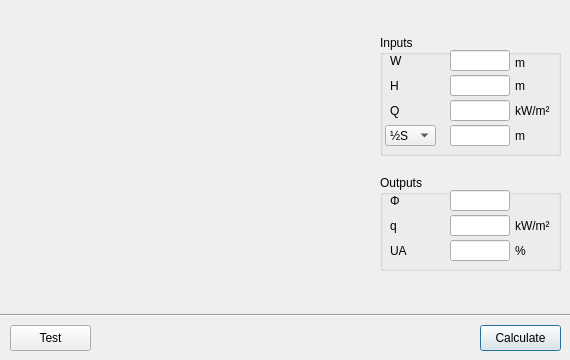
<?xml version="1.0" encoding="UTF-8"?>
<ui version="4.0">
 <class>Dialog</class>
 <widget class="QDialog" name="Dialog">
  <property name="geometry">
   <rect>
    <x>0</x>
    <y>0</y>
    <width>570</width>
    <height>360</height>
   </rect>
  </property>
  <property name="windowTitle">
   <string>BR 187 Thermal Radiation Calculator (Perpendicular)</string>
  </property>
  <widget class="QGroupBox" name="groupBox_2">
   <property name="geometry">
    <rect>
     <x>380</x>
     <y>175</y>
     <width>181</width>
     <height>96</height>
    </rect>
   </property>
   <property name="title">
    <string>Outputs</string>
   </property>
   <widget class="QLineEdit" name="lineEdit_out_Phi">
    <property name="geometry">
     <rect>
      <x>70</x>
      <y>15</y>
      <width>60</width>
      <height>21</height>
     </rect>
    </property>
    <property name="sizePolicy">
     <sizepolicy hsizetype="Fixed" vsizetype="Fixed">
      <horstretch>0</horstretch>
      <verstretch>0</verstretch>
     </sizepolicy>
    </property>
    <property name="minimumSize">
     <size>
      <width>0</width>
      <height>0</height>
     </size>
    </property>
    <property name="maximumSize">
     <size>
      <width>60</width>
      <height>16777215</height>
     </size>
    </property>
   </widget>
   <widget class="QLineEdit" name="lineEdit_out_q">
    <property name="geometry">
     <rect>
      <x>70</x>
      <y>40</y>
      <width>60</width>
      <height>21</height>
     </rect>
    </property>
    <property name="sizePolicy">
     <sizepolicy hsizetype="Fixed" vsizetype="Fixed">
      <horstretch>0</horstretch>
      <verstretch>0</verstretch>
     </sizepolicy>
    </property>
    <property name="minimumSize">
     <size>
      <width>0</width>
      <height>0</height>
     </size>
    </property>
    <property name="maximumSize">
     <size>
      <width>60</width>
      <height>16777215</height>
     </size>
    </property>
   </widget>
   <widget class="QLineEdit" name="lineEdit_out_S_or_UA">
    <property name="geometry">
     <rect>
      <x>70</x>
      <y>65</y>
      <width>60</width>
      <height>21</height>
     </rect>
    </property>
    <property name="sizePolicy">
     <sizepolicy hsizetype="Fixed" vsizetype="Fixed">
      <horstretch>0</horstretch>
      <verstretch>0</verstretch>
     </sizepolicy>
    </property>
    <property name="minimumSize">
     <size>
      <width>0</width>
      <height>0</height>
     </size>
    </property>
    <property name="maximumSize">
     <size>
      <width>60</width>
      <height>16777215</height>
     </size>
    </property>
   </widget>
   <widget class="QLabel" name="label_11">
    <property name="geometry">
     <rect>
      <x>10</x>
      <y>15</y>
      <width>40</width>
      <height>21</height>
     </rect>
    </property>
    <property name="sizePolicy">
     <sizepolicy hsizetype="Fixed" vsizetype="Fixed">
      <horstretch>0</horstretch>
      <verstretch>0</verstretch>
     </sizepolicy>
    </property>
    <property name="minimumSize">
     <size>
      <width>40</width>
      <height>0</height>
     </size>
    </property>
    <property name="maximumSize">
     <size>
      <width>40</width>
      <height>16777215</height>
     </size>
    </property>
    <property name="toolTip">
     <string>Solved view factor</string>
    </property>
    <property name="text">
     <string>Φ</string>
    </property>
   </widget>
   <widget class="QLabel" name="label_12">
    <property name="geometry">
     <rect>
      <x>10</x>
      <y>40</y>
      <width>40</width>
      <height>21</height>
     </rect>
    </property>
    <property name="sizePolicy">
     <sizepolicy hsizetype="Fixed" vsizetype="Fixed">
      <horstretch>0</horstretch>
      <verstretch>0</verstretch>
     </sizepolicy>
    </property>
    <property name="minimumSize">
     <size>
      <width>20</width>
      <height>0</height>
     </size>
    </property>
    <property name="maximumSize">
     <size>
      <width>40</width>
      <height>16777215</height>
     </size>
    </property>
    <property name="toolTip">
     <string>Solved heat flux at receiver surface 100 % unprotected.</string>
    </property>
    <property name="text">
     <string>q</string>
    </property>
   </widget>
   <widget class="QLabel" name="label_out_S_or_UA">
    <property name="geometry">
     <rect>
      <x>10</x>
      <y>65</y>
      <width>40</width>
      <height>21</height>
     </rect>
    </property>
    <property name="sizePolicy">
     <sizepolicy hsizetype="Fixed" vsizetype="Fixed">
      <horstretch>0</horstretch>
      <verstretch>0</verstretch>
     </sizepolicy>
    </property>
    <property name="minimumSize">
     <size>
      <width>20</width>
      <height>0</height>
     </size>
    </property>
    <property name="maximumSize">
     <size>
      <width>40</width>
      <height>16777215</height>
     </size>
    </property>
    <property name="toolTip">
     <string>Solved maximum permissible unprotected area</string>
    </property>
    <property name="text">
     <string>UA</string>
    </property>
   </widget>
   <widget class="QLabel" name="label_25">
    <property name="geometry">
     <rect>
      <x>135</x>
      <y>40</y>
      <width>50</width>
      <height>21</height>
     </rect>
    </property>
    <property name="text">
     <string>kW/m²</string>
    </property>
   </widget>
   <widget class="QLabel" name="label_out_unit_S_or_UA">
    <property name="geometry">
     <rect>
      <x>135</x>
      <y>65</y>
      <width>50</width>
      <height>21</height>
     </rect>
    </property>
    <property name="text">
     <string>%</string>
    </property>
   </widget>
  </widget>
  <widget class="QGroupBox" name="groupBox">
   <property name="geometry">
    <rect>
     <x>380</x>
     <y>35</y>
     <width>181</width>
     <height>121</height>
    </rect>
   </property>
   <property name="title">
    <string>Inputs</string>
   </property>
   <widget class="QLabel" name="label_unit_S_or_UA">
    <property name="geometry">
     <rect>
      <x>135</x>
      <y>90</y>
      <width>40</width>
      <height>21</height>
     </rect>
    </property>
    <property name="minimumSize">
     <size>
      <width>0</width>
      <height>0</height>
     </size>
    </property>
    <property name="maximumSize">
     <size>
      <width>16777215</width>
      <height>16777215</height>
     </size>
    </property>
    <property name="text">
     <string>m</string>
    </property>
   </widget>
   <widget class="QLabel" name="label_34">
    <property name="geometry">
     <rect>
      <x>135</x>
      <y>65</y>
      <width>40</width>
      <height>21</height>
     </rect>
    </property>
    <property name="minimumSize">
     <size>
      <width>0</width>
      <height>0</height>
     </size>
    </property>
    <property name="maximumSize">
     <size>
      <width>16777215</width>
      <height>16777215</height>
     </size>
    </property>
    <property name="text">
     <string>kW/m²</string>
    </property>
   </widget>
   <widget class="QLabel" name="label_33">
    <property name="geometry">
     <rect>
      <x>135</x>
      <y>40</y>
      <width>40</width>
      <height>21</height>
     </rect>
    </property>
    <property name="minimumSize">
     <size>
      <width>0</width>
      <height>0</height>
     </size>
    </property>
    <property name="maximumSize">
     <size>
      <width>16777215</width>
      <height>16777215</height>
     </size>
    </property>
    <property name="text">
     <string>m</string>
    </property>
   </widget>
   <widget class="QLabel" name="label_32">
    <property name="geometry">
     <rect>
      <x>135</x>
      <y>20</y>
      <width>40</width>
      <height>16</height>
     </rect>
    </property>
    <property name="minimumSize">
     <size>
      <width>0</width>
      <height>0</height>
     </size>
    </property>
    <property name="maximumSize">
     <size>
      <width>16777215</width>
      <height>16777215</height>
     </size>
    </property>
    <property name="text">
     <string>m</string>
    </property>
   </widget>
   <widget class="QLineEdit" name="lineEdit_W">
    <property name="geometry">
     <rect>
      <x>70</x>
      <y>15</y>
      <width>60</width>
      <height>21</height>
     </rect>
    </property>
    <property name="sizePolicy">
     <sizepolicy hsizetype="Fixed" vsizetype="Fixed">
      <horstretch>0</horstretch>
      <verstretch>0</verstretch>
     </sizepolicy>
    </property>
    <property name="minimumSize">
     <size>
      <width>0</width>
      <height>0</height>
     </size>
    </property>
    <property name="maximumSize">
     <size>
      <width>60</width>
      <height>16777215</height>
     </size>
    </property>
    <property name="baseSize">
     <size>
      <width>0</width>
      <height>0</height>
     </size>
    </property>
   </widget>
   <widget class="QLineEdit" name="lineEdit_H">
    <property name="geometry">
     <rect>
      <x>70</x>
      <y>40</y>
      <width>60</width>
      <height>21</height>
     </rect>
    </property>
    <property name="sizePolicy">
     <sizepolicy hsizetype="Fixed" vsizetype="Fixed">
      <horstretch>0</horstretch>
      <verstretch>0</verstretch>
     </sizepolicy>
    </property>
    <property name="minimumSize">
     <size>
      <width>0</width>
      <height>0</height>
     </size>
    </property>
    <property name="maximumSize">
     <size>
      <width>60</width>
      <height>16777215</height>
     </size>
    </property>
    <property name="baseSize">
     <size>
      <width>0</width>
      <height>0</height>
     </size>
    </property>
   </widget>
   <widget class="QLineEdit" name="lineEdit_S_or_UA">
    <property name="geometry">
     <rect>
      <x>70</x>
      <y>90</y>
      <width>60</width>
      <height>21</height>
     </rect>
    </property>
    <property name="sizePolicy">
     <sizepolicy hsizetype="Fixed" vsizetype="Fixed">
      <horstretch>0</horstretch>
      <verstretch>0</verstretch>
     </sizepolicy>
    </property>
    <property name="minimumSize">
     <size>
      <width>0</width>
      <height>0</height>
     </size>
    </property>
    <property name="maximumSize">
     <size>
      <width>60</width>
      <height>16777215</height>
     </size>
    </property>
    <property name="baseSize">
     <size>
      <width>0</width>
      <height>0</height>
     </size>
    </property>
   </widget>
   <widget class="QLineEdit" name="lineEdit_Q">
    <property name="geometry">
     <rect>
      <x>70</x>
      <y>65</y>
      <width>60</width>
      <height>21</height>
     </rect>
    </property>
    <property name="sizePolicy">
     <sizepolicy hsizetype="Fixed" vsizetype="Fixed">
      <horstretch>0</horstretch>
      <verstretch>0</verstretch>
     </sizepolicy>
    </property>
    <property name="minimumSize">
     <size>
      <width>0</width>
      <height>0</height>
     </size>
    </property>
    <property name="maximumSize">
     <size>
      <width>60</width>
      <height>16777215</height>
     </size>
    </property>
    <property name="baseSize">
     <size>
      <width>0</width>
      <height>0</height>
     </size>
    </property>
   </widget>
   <widget class="QComboBox" name="comboBox_S_or_UA">
    <property name="geometry">
     <rect>
      <x>5</x>
      <y>90</y>
      <width>51</width>
      <height>21</height>
     </rect>
    </property>
    <property name="sizePolicy">
     <sizepolicy hsizetype="Preferred" vsizetype="Preferred">
      <horstretch>0</horstretch>
      <verstretch>0</verstretch>
     </sizepolicy>
    </property>
    <property name="minimumSize">
     <size>
      <width>0</width>
      <height>0</height>
     </size>
    </property>
    <property name="maximumSize">
     <size>
      <width>80</width>
      <height>30</height>
     </size>
    </property>
    <item>
     <property name="text">
      <string>½S</string>
     </property>
    </item>
    <item>
     <property name="text">
      <string>UA</string>
     </property>
    </item>
   </widget>
   <widget class="QLabel" name="label_23">
    <property name="geometry">
     <rect>
      <x>10</x>
      <y>65</y>
      <width>43</width>
      <height>21</height>
     </rect>
    </property>
    <property name="sizePolicy">
     <sizepolicy hsizetype="Fixed" vsizetype="Fixed">
      <horstretch>0</horstretch>
      <verstretch>0</verstretch>
     </sizepolicy>
    </property>
    <property name="minimumSize">
     <size>
      <width>0</width>
      <height>0</height>
     </size>
    </property>
    <property name="maximumSize">
     <size>
      <width>50</width>
      <height>30</height>
     </size>
    </property>
    <property name="toolTip">
     <string>Heat flux of emitter</string>
    </property>
    <property name="text">
     <string>Q</string>
    </property>
   </widget>
   <widget class="QLabel" name="label_26">
    <property name="geometry">
     <rect>
      <x>10</x>
      <y>40</y>
      <width>43</width>
      <height>21</height>
     </rect>
    </property>
    <property name="sizePolicy">
     <sizepolicy hsizetype="Fixed" vsizetype="Fixed">
      <horstretch>0</horstretch>
      <verstretch>0</verstretch>
     </sizepolicy>
    </property>
    <property name="minimumSize">
     <size>
      <width>0</width>
      <height>0</height>
     </size>
    </property>
    <property name="maximumSize">
     <size>
      <width>50</width>
      <height>30</height>
     </size>
    </property>
    <property name="toolTip">
     <string>Height of emitter</string>
    </property>
    <property name="text">
     <string>H</string>
    </property>
   </widget>
   <widget class="QLabel" name="label_30">
    <property name="geometry">
     <rect>
      <x>10</x>
      <y>15</y>
      <width>43</width>
      <height>21</height>
     </rect>
    </property>
    <property name="minimumSize">
     <size>
      <width>0</width>
      <height>0</height>
     </size>
    </property>
    <property name="maximumSize">
     <size>
      <width>50</width>
      <height>30</height>
     </size>
    </property>
    <property name="toolTip">
     <string>Width of emitter</string>
    </property>
    <property name="text">
     <string>W</string>
    </property>
   </widget>
  </widget>
  <widget class="QPushButton" name="pushButton_calculate">
   <property name="geometry">
    <rect>
     <x>480</x>
     <y>325</y>
     <width>81</width>
     <height>26</height>
    </rect>
   </property>
   <property name="text">
    <string>Calculate</string>
   </property>
  </widget>
  <widget class="QLabel" name="label">
   <property name="geometry">
    <rect>
     <x>10</x>
     <y>10</y>
     <width>341</width>
     <height>285</height>
    </rect>
   </property>
   <property name="text">
    <string/>
   </property>
   <property name="pixmap">
    <pixmap>../images/phi_calculator_perpendicular_complex_341x285.png</pixmap>
   </property>
  </widget>
  <widget class="Line" name="line">
   <property name="geometry">
    <rect>
     <x>0</x>
     <y>305</y>
     <width>571</width>
     <height>21</height>
    </rect>
   </property>
   <property name="orientation">
    <enum>Qt::Horizontal</enum>
   </property>
  </widget>
  <widget class="QPushButton" name="pushButton_test">
   <property name="geometry">
    <rect>
     <x>10</x>
     <y>325</y>
     <width>81</width>
     <height>26</height>
    </rect>
   </property>
   <property name="text">
    <string>Test</string>
   </property>
  </widget>
 </widget>
 <tabstops>
  <tabstop>lineEdit_W</tabstop>
  <tabstop>lineEdit_H</tabstop>
  <tabstop>lineEdit_Q</tabstop>
  <tabstop>comboBox_S_or_UA</tabstop>
  <tabstop>lineEdit_S_or_UA</tabstop>
  <tabstop>pushButton_calculate</tabstop>
  <tabstop>lineEdit_out_Phi</tabstop>
  <tabstop>lineEdit_out_q</tabstop>
  <tabstop>lineEdit_out_S_or_UA</tabstop>
 </tabstops>
 <resources/>
 <connections/>
</ui>
